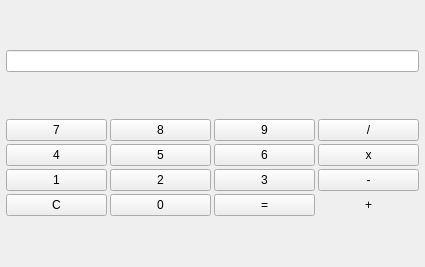
<?xml version="1.0" encoding="UTF-8"?>
<ui version="4.0">
 <class>MainWindow</class>
 <widget class="QMainWindow" name="MainWindow">
  <property name="geometry">
   <rect>
    <x>0</x>
    <y>0</y>
    <width>425</width>
    <height>267</height>
   </rect>
  </property>
  <property name="maximumSize">
   <size>
    <width>425</width>
    <height>500</height>
   </size>
  </property>
  <property name="baseSize">
   <size>
    <width>500</width>
    <height>500</height>
   </size>
  </property>
  <property name="windowTitle">
   <string>Calculadora</string>
  </property>
  <property name="windowIcon">
   <iconset resource="resource.qrc">
    <normaloff>:/newPrefix/Cal.ico</normaloff>:/newPrefix/Cal.ico</iconset>
  </property>
  <property name="windowOpacity">
   <double>0.990000000000000</double>
  </property>
  <property name="toolTip">
   <string/>
  </property>
  <property name="styleSheet">
   <string notr="true">@import url('https://fonts.googleapis.com/css2?family=Roboto:wght@300;500;600&amp;display=swap');
*{
  padding: 0;
  margin: 0%;
  outline:  none;/*tirar celesao dquando ao o click*/
  font-family: 'Roboto',sans-serif;
  font-size: 18px;
  font-weight: 500;
background-color: rgb(37, 4, 68);
}

QPushButton{
	background-color: rgb(185, 185, 185);
	border-radius: 3px;
	border: none;
	 width: 100px;
  height: 50px;

}
QPushButton#Buttonigu{
 background-color: rgb(59, 56, 230);
}
QPushButton#Buttonigu:hover{
	background-color: rgb(35, 34, 138);
}
QPushButton#Buttoncle{
 border-bottom-left-radius: 35px;  
background-color: rgb(194, 49, 12);
}
QPushButton#Buttoncle:hover{
	background-color:  rgb(180, 40, 10);
}
QPushButton:hover{
background-color: rgb(140, 140, 140);
}
QPushButton:pressed, QPushButton#Buttoncle:pressed, QPushButton#Buttonigu:pressed{
	background-color: rgba(140, 140, 140,50);
}
QLineEdit{
width: calc(100% - 4px);
height: 40%;
background-color: rgb(245, 245, 245);
border-radius: 3px;
border: none;
}</string>
  </property>
  <property name="animated">
   <bool>true</bool>
  </property>
  <widget class="QWidget" name="centralwidget">
   <layout class="QHBoxLayout" name="horizontalLayout">
    <property name="spacing">
     <number>0</number>
    </property>
    <property name="leftMargin">
     <number>6</number>
    </property>
    <property name="topMargin">
     <number>6</number>
    </property>
    <property name="rightMargin">
     <number>6</number>
    </property>
    <property name="bottomMargin">
     <number>6</number>
    </property>
    <item>
     <layout class="QVBoxLayout" name="verticalLayout">
      <property name="spacing">
       <number>0</number>
      </property>
      <item>
       <widget class="QLineEdit" name="lineEdit"/>
      </item>
      <item>
       <layout class="QGridLayout" name="gridLayout_2">
        <property name="topMargin">
         <number>3</number>
        </property>
        <property name="spacing">
         <number>3</number>
        </property>
        <item row="1" column="2">
         <widget class="QPushButton" name="Button6">
          <property name="cursor">
           <cursorShape>PointingHandCursor</cursorShape>
          </property>
          <property name="text">
           <string>6</string>
          </property>
         </widget>
        </item>
        <item row="0" column="1">
         <widget class="QPushButton" name="Button8">
          <property name="cursor">
           <cursorShape>PointingHandCursor</cursorShape>
          </property>
          <property name="text">
           <string>8</string>
          </property>
         </widget>
        </item>
        <item row="3" column="2">
         <widget class="QPushButton" name="Buttonigu">
          <property name="cursor">
           <cursorShape>PointingHandCursor</cursorShape>
          </property>
          <property name="styleSheet">
           <string notr="true"/>
          </property>
          <property name="text">
           <string>=</string>
          </property>
         </widget>
        </item>
        <item row="3" column="1">
         <widget class="QPushButton" name="Button0">
          <property name="cursor">
           <cursorShape>PointingHandCursor</cursorShape>
          </property>
          <property name="text">
           <string>0</string>
          </property>
         </widget>
        </item>
        <item row="1" column="0">
         <widget class="QPushButton" name="Button4">
          <property name="cursor">
           <cursorShape>PointingHandCursor</cursorShape>
          </property>
          <property name="text">
           <string>4</string>
          </property>
         </widget>
        </item>
        <item row="3" column="0">
         <widget class="QPushButton" name="Buttoncle">
          <property name="cursor">
           <cursorShape>PointingHandCursor</cursorShape>
          </property>
          <property name="styleSheet">
           <string notr="true"/>
          </property>
          <property name="text">
           <string>C</string>
          </property>
         </widget>
        </item>
        <item row="2" column="0">
         <widget class="QPushButton" name="Button1">
          <property name="cursor">
           <cursorShape>PointingHandCursor</cursorShape>
          </property>
          <property name="text">
           <string>1</string>
          </property>
         </widget>
        </item>
        <item row="0" column="0">
         <widget class="QPushButton" name="Button7">
          <property name="cursor">
           <cursorShape>PointingHandCursor</cursorShape>
          </property>
          <property name="text">
           <string>7</string>
          </property>
         </widget>
        </item>
        <item row="2" column="2">
         <widget class="QPushButton" name="Button3">
          <property name="cursor">
           <cursorShape>PointingHandCursor</cursorShape>
          </property>
          <property name="text">
           <string>3</string>
          </property>
         </widget>
        </item>
        <item row="2" column="1">
         <widget class="QPushButton" name="Button2">
          <property name="cursor">
           <cursorShape>PointingHandCursor</cursorShape>
          </property>
          <property name="text">
           <string>2</string>
          </property>
         </widget>
        </item>
        <item row="1" column="1">
         <widget class="QPushButton" name="Button5">
          <property name="cursor">
           <cursorShape>PointingHandCursor</cursorShape>
          </property>
          <property name="text">
           <string>5</string>
          </property>
         </widget>
        </item>
        <item row="2" column="3">
         <widget class="QPushButton" name="Buttonmen">
          <property name="cursor">
           <cursorShape>PointingHandCursor</cursorShape>
          </property>
          <property name="text">
           <string>-</string>
          </property>
         </widget>
        </item>
        <item row="3" column="3">
         <widget class="QPushButton" name="Buttonmas">
          <property name="cursor">
           <cursorShape>PointingHandCursor</cursorShape>
          </property>
          <property name="styleSheet">
           <string notr="true">*{
 border-bottom-right-radius: 35px; 
}</string>
          </property>
          <property name="text">
           <string>+</string>
          </property>
         </widget>
        </item>
        <item row="1" column="3">
         <widget class="QPushButton" name="Buttonmul">
          <property name="cursor">
           <cursorShape>PointingHandCursor</cursorShape>
          </property>
          <property name="text">
           <string>x</string>
          </property>
         </widget>
        </item>
        <item row="0" column="2">
         <widget class="QPushButton" name="Button9">
          <property name="cursor">
           <cursorShape>PointingHandCursor</cursorShape>
          </property>
          <property name="text">
           <string>9</string>
          </property>
         </widget>
        </item>
        <item row="0" column="3">
         <widget class="QPushButton" name="Buttondiv">
          <property name="cursor">
           <cursorShape>PointingHandCursor</cursorShape>
          </property>
          <property name="text">
           <string>/</string>
          </property>
         </widget>
        </item>
       </layout>
      </item>
     </layout>
    </item>
   </layout>
  </widget>
 </widget>
 <tabstops>
  <tabstop>Buttoncle</tabstop>
  <tabstop>Button0</tabstop>
  <tabstop>Buttonigu</tabstop>
  <tabstop>Buttonmas</tabstop>
  <tabstop>Button1</tabstop>
  <tabstop>Button2</tabstop>
  <tabstop>Button3</tabstop>
  <tabstop>Buttonmen</tabstop>
  <tabstop>Button4</tabstop>
  <tabstop>Button5</tabstop>
  <tabstop>Button6</tabstop>
  <tabstop>Buttonmul</tabstop>
  <tabstop>Button7</tabstop>
  <tabstop>Button8</tabstop>
  <tabstop>Button9</tabstop>
  <tabstop>Buttondiv</tabstop>
  <tabstop>lineEdit</tabstop>
 </tabstops>
 <resources>
  <include location="resource.qrc"/>
 </resources>
 <connections>
  <connection>
   <sender>Buttoncle</sender>
   <signal>clicked(bool)</signal>
   <receiver>lineEdit</receiver>
   <slot>clear()</slot>
   <hints>
    <hint type="sourcelabel">
     <x>66</x>
     <y>227</y>
    </hint>
    <hint type="destinationlabel">
     <x>138</x>
     <y>33</y>
    </hint>
   </hints>
  </connection>
 </connections>
</ui>
